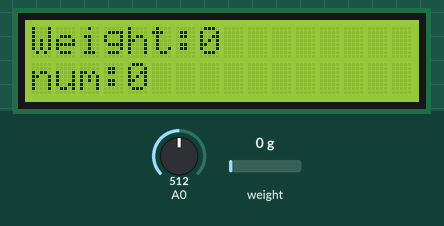
This sketch was run on a simulated Arduino Uno, built with avr-gcc and run on an emulated ATmega328P. Parts: 16×2 character LCD. Inputs (shaded band) come from the test bench; at power-on: A0 = 512, weight on the scale 0 g. What the sketch prints to the serial monitor is not drawn.

Above: at 3.6 s.
3.7 s: A0 set to 65
5.7 s: A0 set to 55
At 7.3 s:
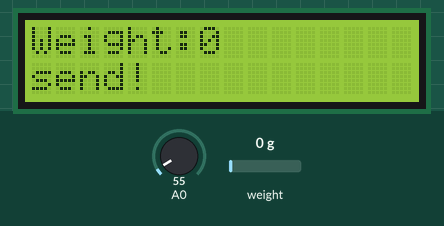
7.7 s: weight on the scale set to 100 g
At 10.0 s:
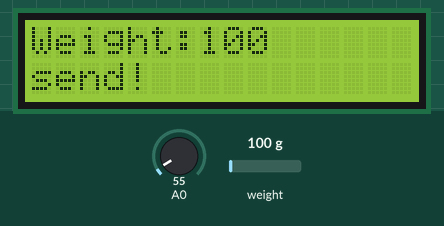
10.6 s: weight on the scale set to 1250 g
At 11.4 s:
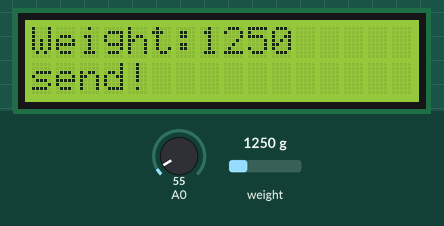
12.6 s: weight on the scale set to 2500 g
At 14.1 s:
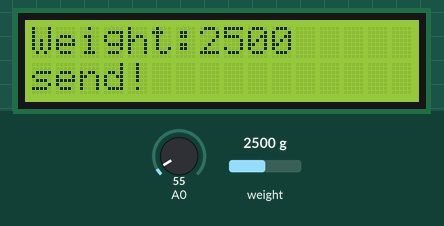
15.1 s: A0 set to 122
At 15.5 s:
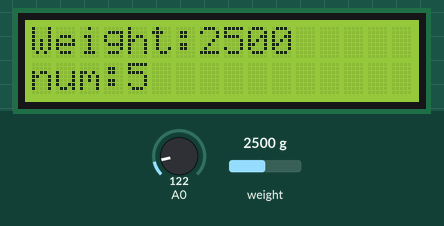
Timing chart, 0 to 18.1 s (numbered marks = the images above; inputs shaded):
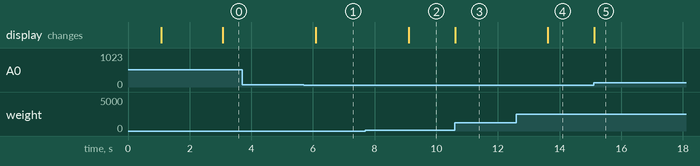

The sketch:

arduino_1.ino
```cpp
#include <LiquidCrystal.h>
#include "HX711.h"

//LCD使用到的PIN腳
const int pin_RS = 8;
const int pin_EN = 9;
const int pin_D4 = 4;
const int pin_D5 = 5;
const int pin_D6 = 6;
const int pin_D7 = 7;

//HX711使用到的PIN腳
const int DT_PIN = 12;
const int SCK_PIN = 11;

/*
重量的比例參數
HX711測到的是「電流」
將電流訊號轉換成重量的比例
由於沒有真實重量的值，下面的比例是我亂寫的
*/
const int scale_factor = 100;

//填入正確的PIN腳，建立LCD物件
LiquidCrystal lcd( pin_RS,  pin_EN,  pin_D4,  pin_D5,  pin_D6,  pin_D7);

//建立HX711物件
HX711 scale;

void setup() {
  Serial.begin(9600);
	scale.begin(DT_PIN, SCK_PIN);

  //稱重功能初始化，並將資訊顯示在LCD上
	lcd.begin(16, 2);
	lcd.setCursor(0,0);
	lcd.print("Measure Weight");
	lcd.setCursor(0,1);
	lcd.print("Initializing...");
	scale.set_scale(scale_factor);
	scale.tare();

  //稱重功能初始化完成，將資訊顯示在LCD上
  lcd.clear();
	lcd.setCursor(0,0);
	lcd.print("Measure Weight");
	lcd.setCursor(0,1);
	lcd.print("Finishing");
	delay(1000);
}

void loop() {
  //weight是load cell與 HX711 得到的數據取十次平均
	int weight = scale.get_units(10);

  //由於可能發生校正沒校好，導致weight出現負數，可能導致後面出現Bug，所以要是出現負數，就將weight設為0
	if(weight < 0){
		weight = 0;
	}

  //將weight顯示在LCD上
	lcd.clear();
  lcd.setCursor(0, 0);
	lcd.print("Weight:");
	lcd.setCursor(7,0);
	lcd.print(weight);

  //經測試，一個輪框的weight約440，故將weight / 440，可以得到數量num
	int num = weight/440;
  //將num顯示在LCD
  lcd.setCursor(0, 1);
  lcd.print("num:");
  lcd.setCursor(4, 1);
  lcd.print(num);

  //讀取Keypad Shield的資訊

  int x;
  x = analogRead (0); //讀取A0的值
  lcd.setCursor(0,1); //把游標移到第2行第1個字
  if (x < 60){        //Right Buttom
    lcd.print ("send! ");
    Serial.println(weight);
    Serial.print(num);
  }else if (x < 200){ //Up Buttom
    //Do nothing
  }else if (x < 400){ //Down Buttom
    //Do nothing
  }else if (x < 600){ //Left Buttom
    //Do nothing
  }else if (x < 800){ //Select Buttom
    //Do nothing
  }
  delay(500);
}
```

Measured:
- the behaviour switches between 60 and 59 on A0 (found by bisection; images 0 and 1)
- after the input at 3.7 s, every drawn part: stays the same
- after the input at 5.7 s, the display: changes after 0.39 s (image 1)
- after the input at 7.7 s, the display: changes after 1.4 s (image 2)
- after the input at 10.6 s, the display: changes at once (image 3)
- after the input at 12.6 s, the display: changes after 1.0 s (image 4)
- after the input at 15.1 s, the display: changes at once (image 5)
